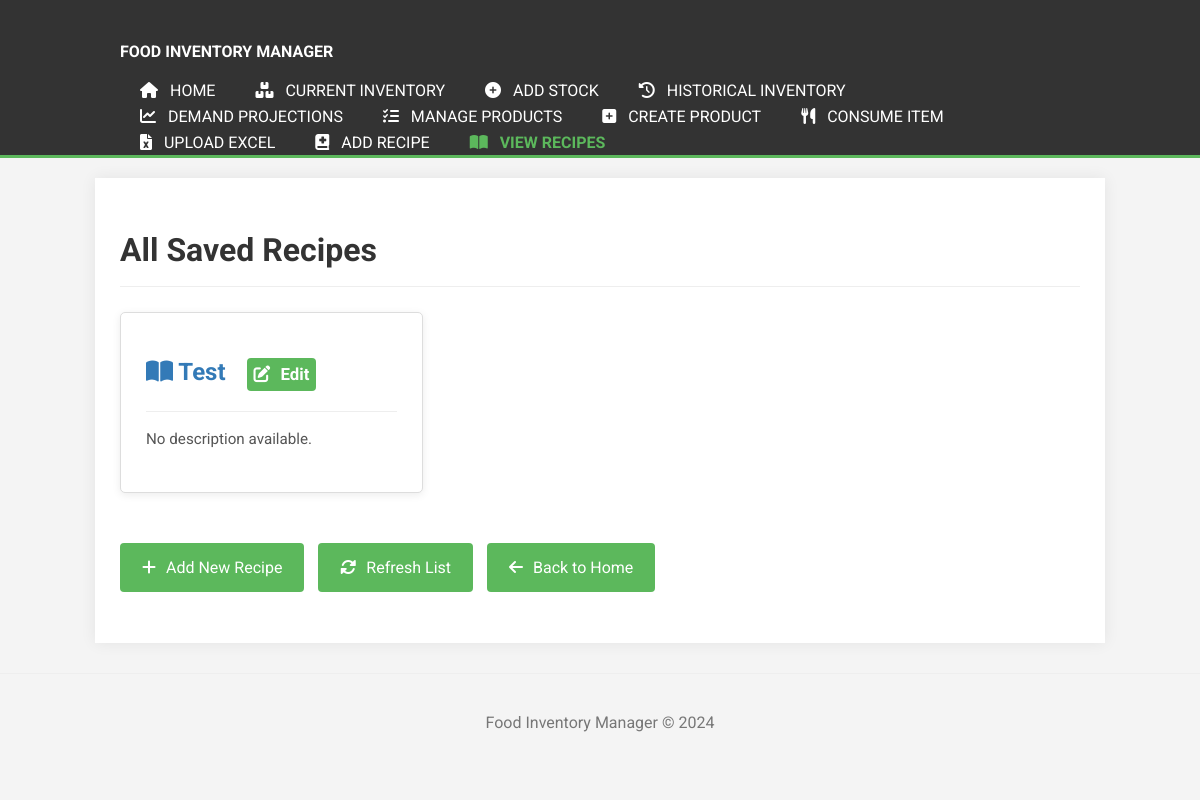
Page /recipes on the earlier database version.
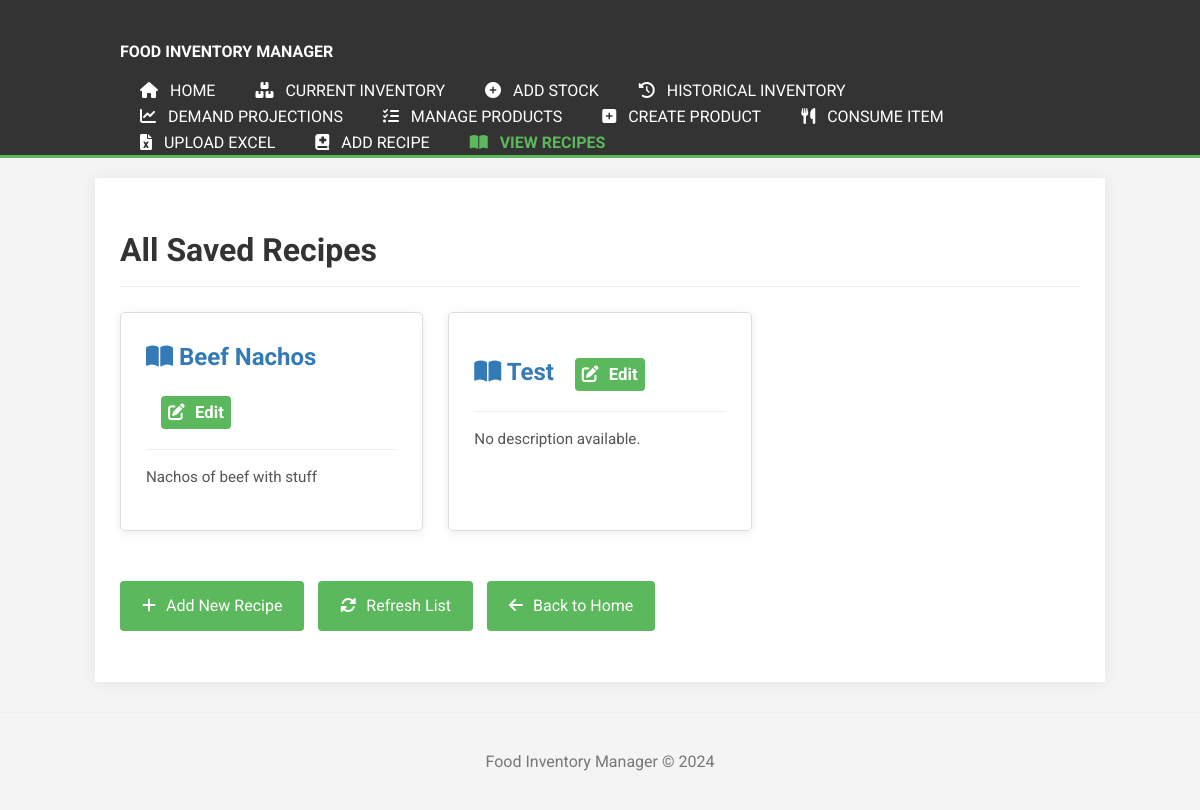
Same page on the later database version.
### tables this page shows
CREATE TABLE recipes (
                        id INTEGER PRIMARY KEY AUTOINCREMENT,
                        name TEXT NOT NULL UNIQUE COLLATE NOCASE,
                        description TEXT
                    );

### app.py (the view)
@app.route('/recipes')
def recipes_list_view():
    all_recipes = recipe_mngr.get_all_recipes()
    sorted_recipes = sorted(all_recipes, key=lambda r: r['name'].lower())
    return render_template('recipes_list.html', recipes=sorted_recipes)

### recipe_manager.py (called while the page is built)
    def _get_db_connection(self):
        conn = sqlite3.connect(self.db_filepath)
        conn.row_factory = sqlite3.Row # Access columns by name
        conn.execute("PRAGMA foreign_keys = ON;") # Crucial for ON DELETE CASCADE
        return conn

### templates/recipes_list.html (shortened to what this page needs)
{% extends "base.html" %}
{% block page_header %}
    <h1 class="page-title">All Saved Recipes</h1>
{% endblock %}
{% block content %}
    {% if recipes %}
        <div class="recipes-container">
            {% for recipe in recipes %}
                <div class="recipe-card">
                    <h2>
                        <a href="{{ url_for('recipe_detail_view', recipe_name=recipe.name) }}"><i class="fas fa-book-open"></i> {{ recipe.name }}</a>
                        <a href="{{ url_for('edit_recipe_view', recipe_id=recipe.id) }}" class="button button-small button-outline" style="margin-left: 15px; font-size: 0.7em; padding: 3px 7px;">
                           <i class="fas fa-edit"></i> Edit
                        </a>
                    </h2>
                    <p class="recipe-description">
                        {{ recipe.description if recipe.description else 'No description available.' }}
                    </p>
                </div>
            {% endfor %}
        </div>
    {% else %}
        <p class="empty-message">No recipes found.
            <a href="{{ url_for('add_recipe_view') }}" class="button" style="display: inline-block; margin-left: 10px;"><i class="fas fa-plus"></i> Add a Recipe!</a>
        </p>
    {% endif %}
    <p style="margin-top: 30px;">
        <a href="{{ url_for('add_recipe_view') }}" class="nav-link-button"><i class="fas fa-plus"></i> Add New Recipe</a>
        <a href="{{ url_for('recipes_list_view') }}" class="nav-link-button"><i class="fas fa-sync-alt"></i> Refresh List</a>
        <a href="{{ url_for('home') }}" class="nav-link-button"><i class="fas fa-arrow-left"></i> Back to Home</a>
    </p>
{% endblock %}

Differences in the rows shown:
added recipes: name "Beef Nachos", description "Nachos of beef with stuff"
